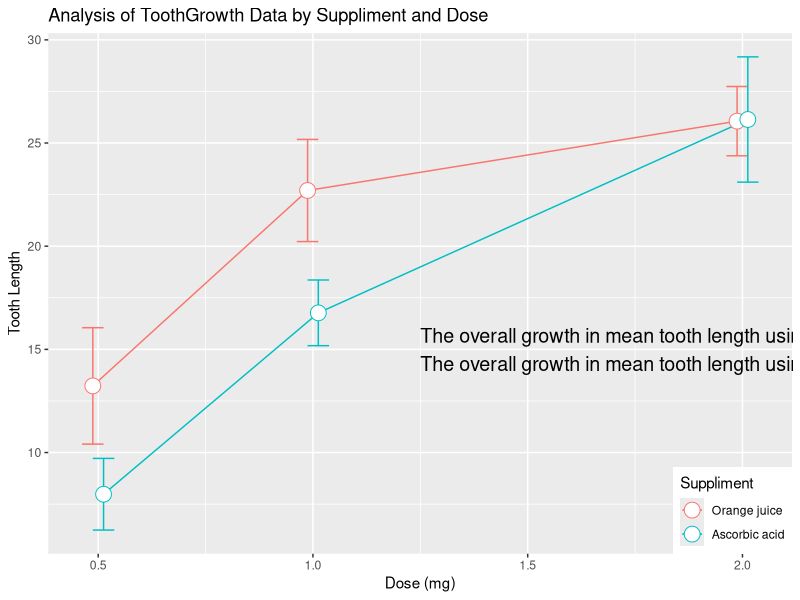

Write R code to recreate this figure.
## ---- chunk 1
library(dplyr)      # Data manipulation (filter, mutate, group_by, etc.)
library(ggplot2)    # Plotting (qplot, ggplot etc.)
library(knitr)      # Dynamic Report Creation
library(datasets)   # R included sample data sets
data(ToothGrowth)   # Load ToothGrowth data set
## ---- chunk 2
str(ToothGrowth)
summary(ToothGrowth)
table(ToothGrowth$supp)
table(ToothGrowth$dose)
table(ToothGrowth %>% select(supp, dose))
## ---- chunk 3

tgBySuppDose <- ToothGrowth %>%
    group_by(Suppliment = supp, Dose = dose) %>%
    summarize(
        Length = mean(len)
        ,CI = 2 * sd(len) / sqrt(n())
    ) %>%
    arrange(Suppliment, Dose, desc(Length))

kable(tgBySuppDose
      ,format = "markdown"
      ,caption = "ToothGrowth by Suppliment and Dose"
)
## ---- chunk 4
pd <- position_dodge(0.05)
plot1 <- ggplot(
    tgBySuppDose
    ,aes(
        x = Dose
        ,y = Length
        ,ymax = max(Length)
        ,color = Suppliment
    )

) + geom_errorbar(
    aes(
        ymin = Length - CI
        ,ymax = Length + CI

    )
    ,width = .1
    ,position = pd
) + geom_line(
    position = pd
) + geom_point(
    position = pd
    , size = 5
    , shape=21
    , fill = "white"
) + labs(
    title = "Analysis of ToothGrowth Data by Suppliment and Dose"
    ,x = "Dose (mg)"
    ,y = "Tooth Length"
) + scale_colour_hue(
    breaks=c("OJ", "VC")
    ,labels=c("Orange juice", "Ascorbic acid")
) + theme(
    legend.justification=c(1,0)
    ,legend.position=c(1,0)
) + annotate(
    "text"
    ,x = 1.25
    ,y = 15
    ,label = 
        paste(
            "The overall growth in mean tooth length using orange juice is"
            ,diff(range((tgBySuppDose %>% filter(Suppliment == "OJ"))$Length))
            ,"\nThe overall growth in mean tooth length using ascorbic acid is"
            ,diff(range((tgBySuppDose %>% filter(Suppliment == "VC"))$Length))
        )
    ,size = 5
    ,hjust = 0
)
print(plot1)
